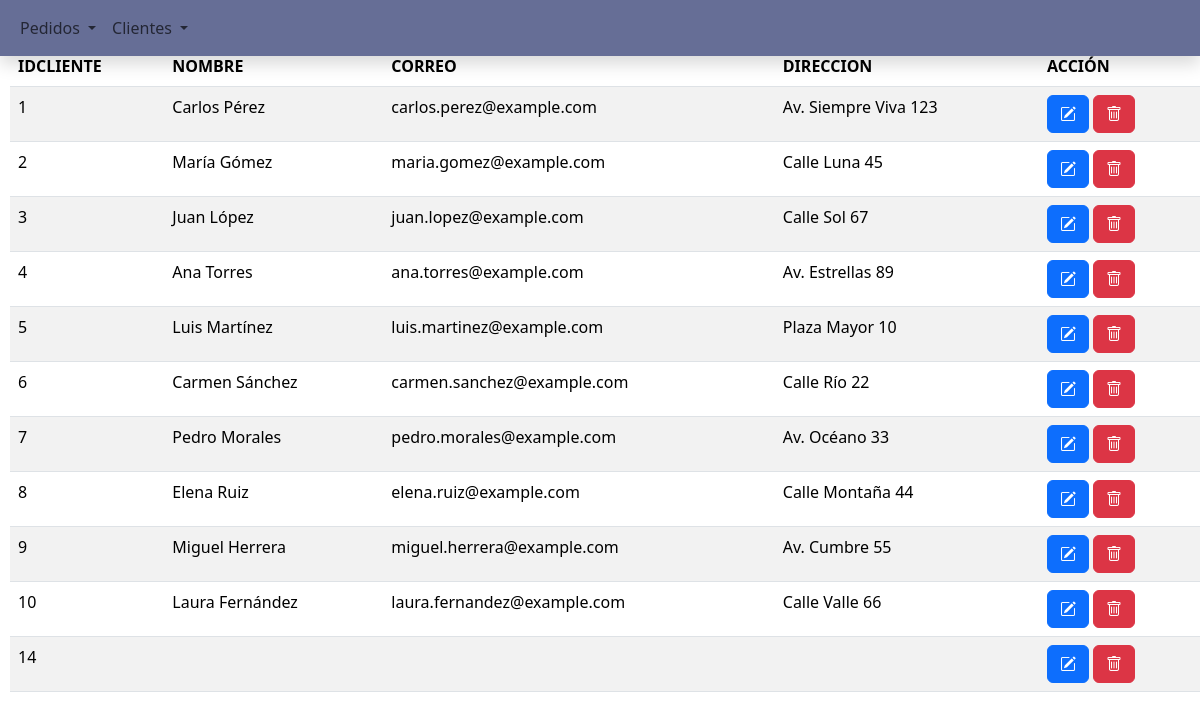
Screenshot of /listadoClientes.php with the database file from the repository.
### tables this page shows
CREATE TABLE `Clientes` (
  `id_cliente` int NOT NULL,
  `nombre_cliente` varchar(100) NOT NULL,
  `correo_cliente` varchar(100) NOT NULL,
  `direccion_cliente` varchar(255) NOT NULL
);

### listadoClientes.php (the view, shortened to what this page needs)
<?php
$conexion = obtenerConexion();
$sql = "SELECT * FROM Clientes ORDER BY id_cliente ASC;";
$resultado = mysqli_query($conexion, $sql);
$mensaje = "<h2 class='text-center'>Listado:</h2>";
$mensaje .= "<table class='table table-striped'>";
$mensaje .= "<thead><tr><th>IDCLIENTE</th><th>NOMBRE</th><th>CORREO</th><th>DIRECCION</th><th>ACCIÓN</th></tr></thead>";
$mensaje .= "<tbody>";
while ($fila = mysqli_fetch_assoc($resultado)) {
    $mensaje .= "<tr><td>" . $fila['id_cliente'] . "</td>";
    $mensaje .= "<td>" . $fila['nombre_cliente'] . "</td>";
    $mensaje .= "<td>" . $fila['correo_cliente'] . "</td>";
    $mensaje .= "<td>" . $fila['direccion_cliente'] . "</td>";
    $mensaje .= "<td><form class='d-inline me-1' action='editarCliente.php' method='post'>";
    $mensaje .= "<input type='hidden' name='cliente' value='" . htmlspecialchars(json_encode($fila), ENT_QUOTES) . "' />";
    $mensaje .= "<button type='submit' name='Editar' class='btn btn-primary'><i class='bi bi-pencil-square'></i></button></form>";
    $mensaje .= "<form class='d-inline' action='procesoBorrarCliente.php' method='post'>";
    $mensaje .= "<input type='hidden' name='id_cliente' value='" . $fila['id_cliente']  . "' />";
    $mensaje .= "<button type='submit' name='Borrar' class='btn btn-danger'><i class='bi bi-trash'></i></button></form>";
    $mensaje .= "</td></tr>";
}
$mensaje .= "</tbody></table>";
echo $mensaje;
?>

### rows the page displays
clientes: id_cliente "1", nombre_cliente "Carlos Pérez", correo_cliente "carlos.perez@example.com", direccion_cliente "Av. Siempre Viva 123"
clientes: id_cliente "2", nombre_cliente "María Gómez", correo_cliente "maria.gomez@example.com", direccion_cliente "Calle Luna 45"
clientes: id_cliente "3", nombre_cliente "Juan López", correo_cliente "juan.lopez@example.com", direccion_cliente "Calle Sol 67"
clientes: id_cliente "4", nombre_cliente "Ana Torres", correo_cliente "ana.torres@example.com", direccion_cliente "Av. Estrellas 89"
clientes: id_cliente "5", nombre_cliente "Luis Martínez", correo_cliente "luis.martinez@example.com", direccion_cliente "Plaza Mayor 10"
clientes: id_cliente "6", nombre_cliente "Carmen Sánchez", correo_cliente "carmen.sanchez@example.com", direccion_cliente "Calle Río 22"
clientes: id_cliente "7", nombre_cliente "Pedro Morales", correo_cliente "pedro.morales@example.com", direccion_cliente "Av. Océano 33"
clientes: id_cliente "8", nombre_cliente "Elena Ruiz", correo_cliente "elena.ruiz@example.com", direccion_cliente "Calle Montaña 44"
clientes: id_cliente "9", nombre_cliente "Miguel Herrera", correo_cliente "miguel.herrera@example.com", direccion_cliente "Av. Cumbre 55"
clientes: id_cliente "10", nombre_cliente "Laura Fernández", correo_cliente "laura.fernandez@example.com", direccion_cliente "Calle Valle 66"
clientes: id_cliente "14"
